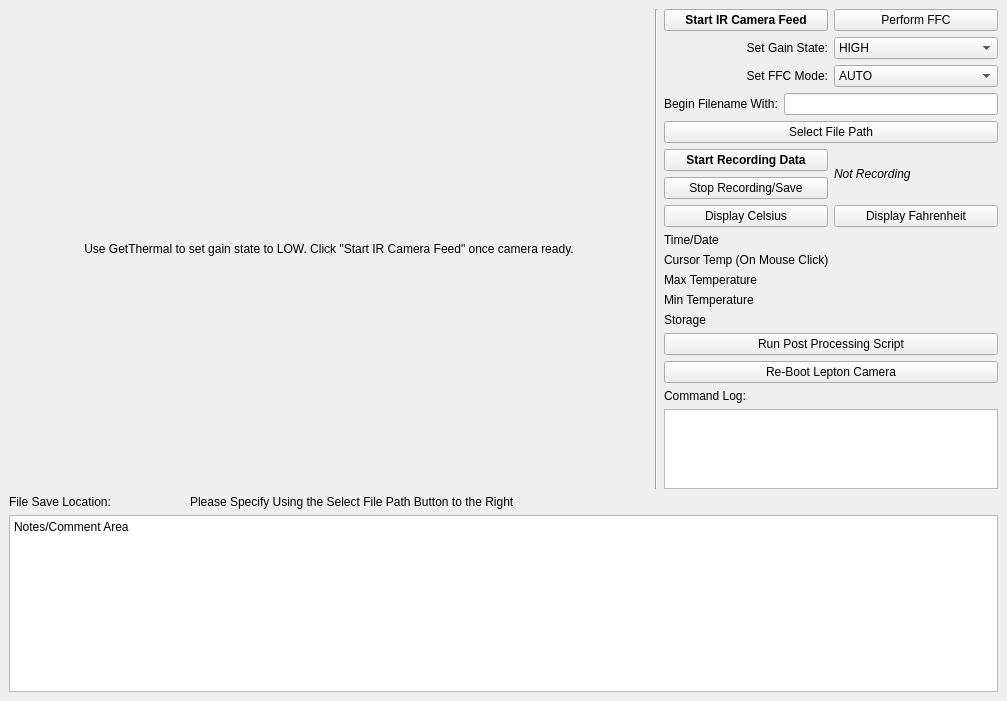
<?xml version="1.0" encoding="UTF-8"?>
<ui version="4.0">
 <class>MainWindow</class>
 <widget class="QMainWindow" name="MainWindow">
  <property name="geometry">
   <rect>
    <x>0</x>
    <y>0</y>
    <width>1007</width>
    <height>701</height>
   </rect>
  </property>
  <property name="windowTitle">
   <string>Record IR</string>
  </property>
  <widget class="QWidget" name="centralwidget">
   <layout class="QGridLayout" name="gridLayout">
    <item row="0" column="0" rowspan="2">
     <widget class="QLabel" name="displayFrame">
      <property name="sizePolicy">
       <sizepolicy hsizetype="Fixed" vsizetype="Fixed">
        <horstretch>0</horstretch>
        <verstretch>0</verstretch>
       </sizepolicy>
      </property>
      <property name="minimumSize">
       <size>
        <width>640</width>
        <height>480</height>
       </size>
      </property>
      <property name="text">
       <string>Use GetThermal to set gain state to LOW. Click &quot;Start IR Camera Feed&quot; once camera ready.</string>
      </property>
      <property name="alignment">
       <set>Qt::AlignCenter</set>
      </property>
     </widget>
    </item>
    <item row="0" column="1" rowspan="2">
     <widget class="Line" name="line">
      <property name="orientation">
       <enum>Qt::Vertical</enum>
      </property>
     </widget>
    </item>
    <item row="0" column="2">
     <layout class="QVBoxLayout" name="verticalLayout">
      <item>
       <layout class="QHBoxLayout" name="horizontalLayout_5">
        <item>
         <widget class="QPushButton" name="startStreamBut">
          <property name="font">
           <font>
            <weight>75</weight>
            <bold>true</bold>
           </font>
          </property>
          <property name="text">
           <string>Start IR Camera Feed</string>
          </property>
         </widget>
        </item>
        <item>
         <widget class="QPushButton" name="ffcBut">
          <property name="enabled">
           <bool>true</bool>
          </property>
          <property name="text">
           <string>Perform FFC</string>
          </property>
         </widget>
        </item>
       </layout>
      </item>
      <item>
       <layout class="QHBoxLayout" name="horizontalLayout_3">
        <item>
         <widget class="QLabel" name="label_2">
          <property name="text">
           <string>Set Gain State:</string>
          </property>
          <property name="alignment">
           <set>Qt::AlignRight|Qt::AlignTrailing|Qt::AlignVCenter</set>
          </property>
         </widget>
        </item>
        <item>
         <widget class="QComboBox" name="comboGain">
          <property name="enabled">
           <bool>true</bool>
          </property>
          <item>
           <property name="text">
            <string>HIGH</string>
           </property>
          </item>
          <item>
           <property name="text">
            <string>LOW</string>
           </property>
          </item>
          <item>
           <property name="text">
            <string>AUTO</string>
           </property>
          </item>
         </widget>
        </item>
       </layout>
      </item>
      <item>
       <layout class="QHBoxLayout" name="horizontalLayout_6">
        <item>
         <widget class="QLabel" name="label_4">
          <property name="text">
           <string>Set FFC Mode:</string>
          </property>
          <property name="alignment">
           <set>Qt::AlignRight|Qt::AlignTrailing|Qt::AlignVCenter</set>
          </property>
         </widget>
        </item>
        <item>
         <widget class="QComboBox" name="comboFFCmode">
          <property name="enabled">
           <bool>true</bool>
          </property>
          <item>
           <property name="text">
            <string>AUTO</string>
           </property>
          </item>
          <item>
           <property name="text">
            <string>MANUAL</string>
           </property>
          </item>
          <item>
           <property name="text">
            <string>EXTERNAL</string>
           </property>
          </item>
         </widget>
        </item>
       </layout>
      </item>
      <item>
       <layout class="QHBoxLayout" name="horizontalLayout_4">
        <item>
         <widget class="QLabel" name="label_3">
          <property name="text">
           <string>Begin Filename With:</string>
          </property>
         </widget>
        </item>
        <item>
         <widget class="QLineEdit" name="lineEdit">
          <property name="font">
           <font>
            <weight>75</weight>
            <bold>true</bold>
           </font>
          </property>
         </widget>
        </item>
       </layout>
      </item>
      <item>
       <widget class="QPushButton" name="filePathBut">
        <property name="text">
         <string>Select File Path</string>
        </property>
       </widget>
      </item>
      <item>
       <layout class="QHBoxLayout" name="horizontalLayout">
        <item>
         <layout class="QVBoxLayout" name="verticalLayout_2">
          <item>
           <widget class="QPushButton" name="startRec">
            <property name="font">
             <font>
              <weight>75</weight>
              <bold>true</bold>
             </font>
            </property>
            <property name="text">
             <string>Start Recording Data</string>
            </property>
           </widget>
          </item>
          <item>
           <widget class="QPushButton" name="stopRec">
            <property name="text">
             <string>Stop Recording/Save</string>
            </property>
           </widget>
          </item>
         </layout>
        </item>
        <item>
         <widget class="QLabel" name="recLabel">
          <property name="font">
           <font>
            <italic>true</italic>
           </font>
          </property>
          <property name="text">
           <string>Not Recording</string>
          </property>
         </widget>
        </item>
       </layout>
      </item>
      <item>
       <layout class="QHBoxLayout" name="horizontalLayout_2">
        <item>
         <widget class="QPushButton" name="displayC">
          <property name="text">
           <string>Display Celsius</string>
          </property>
         </widget>
        </item>
        <item>
         <widget class="QPushButton" name="displayF">
          <property name="text">
           <string>Display Fahrenheit</string>
          </property>
         </widget>
        </item>
       </layout>
      </item>
      <item>
       <widget class="QLabel" name="timeStatus">
        <property name="text">
         <string>Time/Date</string>
        </property>
       </widget>
      </item>
      <item>
       <widget class="QLabel" name="cursorTempLabel">
        <property name="text">
         <string>Cursor Temp (On Mouse Click)</string>
        </property>
       </widget>
      </item>
      <item>
       <widget class="QLabel" name="maxTempLabel">
        <property name="text">
         <string>Max Temperature</string>
        </property>
       </widget>
      </item>
      <item>
       <widget class="QLabel" name="minTempLabel">
        <property name="text">
         <string>Min Temperature</string>
        </property>
       </widget>
      </item>
      <item>
       <widget class="QLabel" name="storageLabel">
        <property name="text">
         <string>Storage</string>
        </property>
       </widget>
      </item>
      <item>
       <widget class="QPushButton" name="runPost">
        <property name="text">
         <string>Run Post Processing Script</string>
        </property>
       </widget>
      </item>
      <item>
       <widget class="QPushButton" name="rebootBut">
        <property name="text">
         <string>Re-Boot Lepton Camera</string>
        </property>
       </widget>
      </item>
      <item>
       <widget class="QLabel" name="label">
        <property name="text">
         <string>Command Log:</string>
        </property>
       </widget>
      </item>
     </layout>
    </item>
    <item row="1" column="2">
     <widget class="QPlainTextEdit" name="history">
      <property name="sizePolicy">
       <sizepolicy hsizetype="Expanding" vsizetype="Maximum">
        <horstretch>0</horstretch>
        <verstretch>0</verstretch>
       </sizepolicy>
      </property>
      <property name="maximumSize">
       <size>
        <width>16777215</width>
        <height>87</height>
       </size>
      </property>
     </widget>
    </item>
    <item row="2" column="0" colspan="3">
     <layout class="QVBoxLayout" name="verticalLayout_3">
      <item>
       <layout class="QHBoxLayout" name="horizontalLayout_7">
        <item>
         <widget class="QLabel" name="labelForLocation">
          <property name="sizePolicy">
           <sizepolicy hsizetype="Preferred" vsizetype="Preferred">
            <horstretch>0</horstretch>
            <verstretch>0</verstretch>
           </sizepolicy>
          </property>
          <property name="minimumSize">
           <size>
            <width>0</width>
            <height>0</height>
           </size>
          </property>
          <property name="maximumSize">
           <size>
            <width>175</width>
            <height>16777215</height>
           </size>
          </property>
          <property name="text">
           <string>File Save Location:</string>
          </property>
         </widget>
        </item>
        <item>
         <widget class="QLabel" name="filePathDisp">
          <property name="text">
           <string>Please Specify Using the Select File Path Button to the Right</string>
          </property>
         </widget>
        </item>
       </layout>
      </item>
      <item>
       <widget class="QPlainTextEdit" name="plainTextEdit">
        <property name="plainText">
         <string>Notes/Comment Area</string>
        </property>
       </widget>
      </item>
     </layout>
    </item>
   </layout>
  </widget>
 </widget>
 <resources/>
 <connections/>
</ui>
